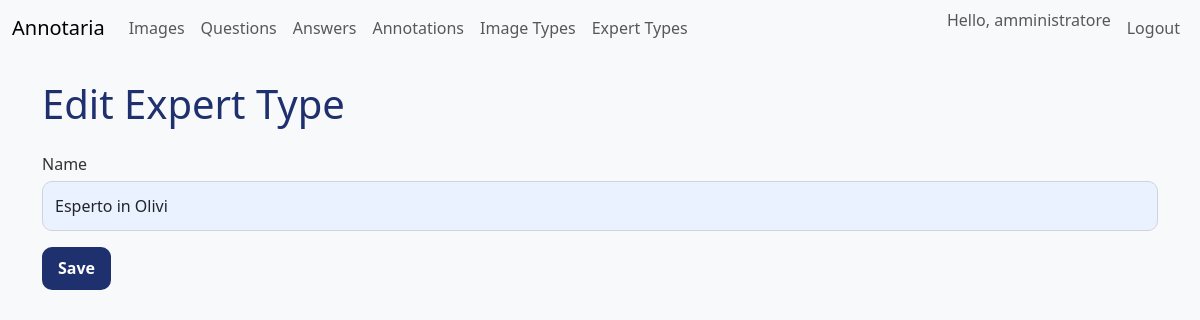
Before: /ui/expert-types/1/edit (signed in) with the older database file.
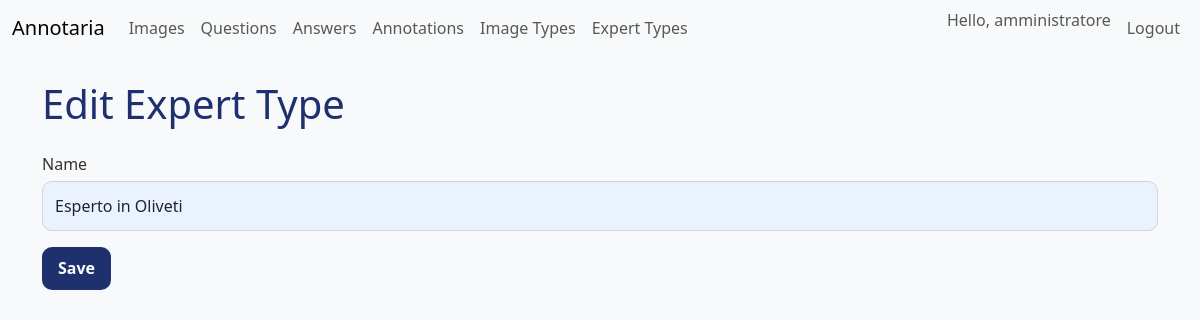
After: the same page with the newer database file.
### models.py (models this page shows)
class ExpertType(Base):
    __tablename__ = "expert_types"
    id = Column(Integer, primary_key=True, index=True)
    name = Column(String, unique=True, nullable=False)
    users = relationship("User", secondary=user_expert_types, back_populates="expert_types")

### routers/ui.py (the view)
@router.get(
    "/expert-types/{type_id}/edit",
    response_class=HTMLResponse,
)
def edit_expert_type_form(
    type_id: int,
    request: Request,
    user: UserModel = Depends(require_admin),
    db: Session = Depends(get_db),
):
    expert_type = db.query(ExpertTypeModel).filter_by(id=type_id).first()
    if not expert_type:
        raise HTTPException(status_code=404, detail="Expert type not found")
    return templates.TemplateResponse(
        "expert_type_form.html",
        {"request": request, "expert_type": expert_type, "user": user},
    )

### templates/expert_type_form.html
{% extends "base.html" %}
{% block content %}
<h1>{% if expert_type %}Edit Expert Type{% else %}New Expert Type{% endif %}</h1>
<form method="post" action="{% if expert_type %}/ui/expert-types/{{ expert_type.id }}/edit{% else %}/ui/expert-types/create{% endif %}">
    <div class="mb-3">
        <label for="name" class="form-label">Name</label>
        <input type="text" class="form-control" id="name" name="name" value="{{ expert_type.name if expert_type else '' }}" required>
    </div>
    <button type="submit" class="btn btn-primary">Save</button>
</form>
{% endblock %}

Changed rows visible on the page:
changed ExpertType: name "Esperto in Olivi" → "Esperto in Oliveti"
